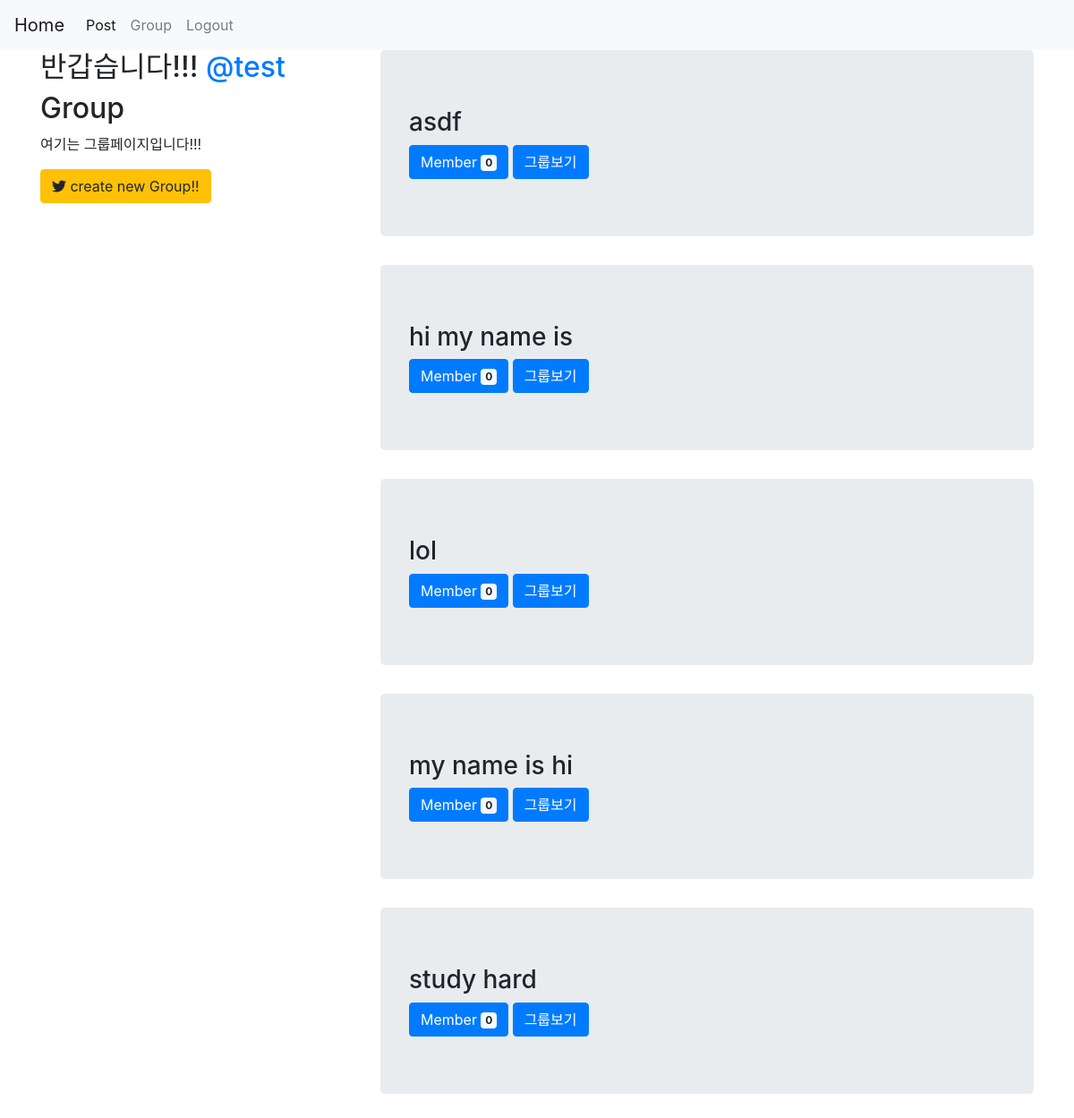
Page /groups/ (signed in) on the committed database.
### groups/models.py (models this page shows, shortened)
class Group(models.Model):
    name = models.CharField(max_length=100,unique=True)
    slug = models.SlugField(allow_unicode=True,unique=True)
    description = models.TextField()
    members = models.ManyToManyField(User,through='GroupMember')
    class Meta:
        ordering=['name']

### groups/views.py (the view)
# urls.py: path('',views.GroupList.as_view(),name='list'),
class GroupList(ListView):
    model = Group

### groups/templates/groups/group_list.html
{% extends 'groups/group_base.html' %}
{% block pregroup %}
    <div class="col-md-4">
        {% if user.is_authenticated %}
            <h2>
                반갑습니다!!!
                <a href="">@{{user.username}}</a>
            </h2>
        {% endif %}
        <h2>Group</h2>
        <p>여기는 그룹페이지입니다!!!</p>
        {% if user.is_authenticated %}
            <a href="{%url 'groups:create'%}" class="btn btn-warning">
                <i class="fab fa-twitter"></i>
                create new Group!!
            </a>
        {% endif %}
    </div>
{%endblock%}
{%block group_content%}
<div class="col-md-8">
    {% for group in group_list %}
    <div class="jumbotron">
        <h3>{{group.name}}</h3>
        <button type="button" class="btn btn-primary">
          Member <span class="badge badge-light">{{group.members.count}}</span>
        </button>
        <a href="{%url 'groups:detail' slug=group.slug%}" class='btn btn-primary'>
            그룹보기
        </a>
    </div>
    {%endfor%}
</div>
{%endblock%}

### rows in the picture
Group: name "asdf", members.count "0"
Group: name "hi my name is", members.count "0"
Group: name "lol", members.count "0"
Group: name "my name is hi", members.count "0"
Group: name "study hard", members.count "0"

### other values in the picture
{{ user.username }} "test"
